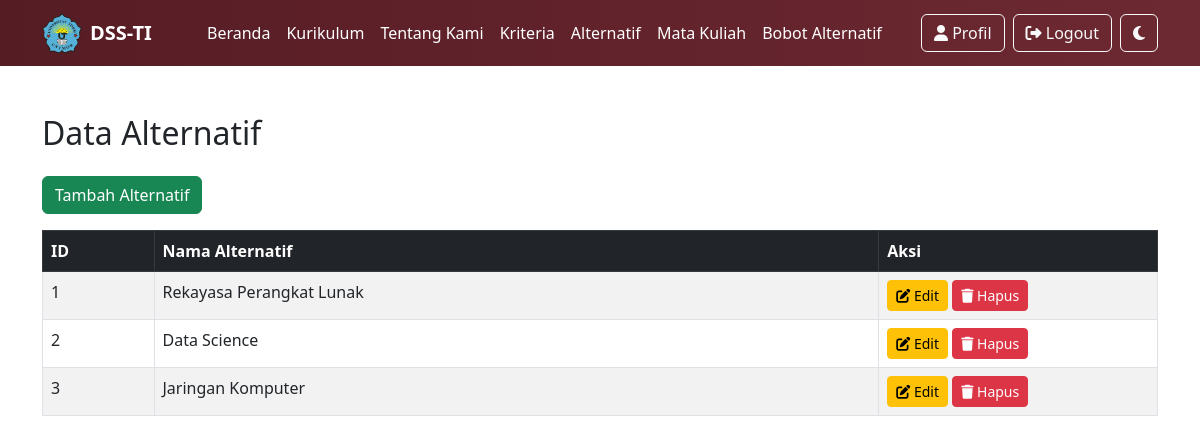
The page /alternatif.php (signed in) on the database its author committed.
### tables this page shows
CREATE TABLE `alternatif` (
  `id_alternatif` int(11) NOT NULL,
  `nama` varchar(255) NOT NULL,
  `deskripsi` text DEFAULT NULL,
  `created_at` timestamp NOT NULL DEFAULT current_timestamp()
);

### alternatif.php (the view, shortened to what this page needs)
<?php
include 'koneksi.php';
$edit_mode = false;
$alternatif = mysqli_query($conn, "SELECT * FROM alternatif ORDER BY id_alternatif ASC");
$userLoggedIn = isset($_SESSION['user_logged_in']) && $_SESSION['user_logged_in'] == true;
$themeClass = isset($_SESSION['theme']) && $_SESSION['theme'] == 'dark' ? 'bg-dark text-light dark-mode' : '';
?>
<!DOCTYPE html>
<html lang="id">
<head>
    <link href="https://cdn.jsdelivr.net/npm/bootstrap@5.3.0/dist/css/bootstrap.min.css" rel="stylesheet">
    <link rel="stylesheet" href="https://cdnjs.cloudflare.com/ajax/libs/font-awesome/6.4.2/css/all.min.css">
</head>
<body class="<?= $themeClass ?>">
<nav class="navbar navbar-expand-lg navbar-light bg-light">
    <div class="container">
        <a class="navbar-brand text-white fw-bold d-flex align-items-center" href="#">
            <img src="logo.png" width="40" height="40"> <span class="ms-2">DSS-TI</span>
        </a>
        <div class="collapse navbar-collapse" id="navbarNav">
            <ul class="navbar-nav mx-auto">
                <li class="nav-item"><a class="nav-link text-white" href="index.php">Beranda</a></li>
                <li class="nav-item"><a class="nav-link text-white" href="kurikulum.php">Kurikulum</a></li>
                <li class="nav-item"><a class="nav-link text-white" href="about.php">Tentang Kami</a></li>
                <?php if ($_SESSION['role'] === 'admin'): ?>
                    <li class="nav-item"><a class="nav-link text-white" href="kriteria.php">Kriteria</a></li>
                    <li class="nav-item"><a class="nav-link text-white" href="alternatif.php">Alternatif</a></li>
                    <li class="nav-item"><a class="nav-link text-white" href="matakuliah.php">Mata Kuliah</a></li>
                    <li class="nav-item"><a class="nav-link text-white" href="kri.php">Bobot Alternatif</a></li>
                <?php endif; ?>
            </ul>
            <ul class="navbar-nav">
                <?php if ($userLoggedIn): ?>
                    <li class="nav-item">
                        <button class="btn btn-outline-light me-2" data-bs-toggle="modal" data-bs-target="#userProfileModal">
                            <i class="fas fa-user"></i> Profil
                        </button>
                    </li>
                    <li class="nav-item"><a class="btn btn-outline-light me-2" href="proses_logout.php"><i class="fas fa-sign-out-alt"></i> Logout</a></li>
                <?php else: ?>
                    <li class="nav-item"><a class="btn btn-outline-light me-2" href="Login.php"><i class="fas fa-sign-in-alt"></i> Login</a></li>
                    <li class="nav-item"><a class="btn btn-outline-light me-2" href="Register.php"><i class="fas fa-user-plus"></i> Register</a></li>
                <?php endif; ?>
                <li class="nav-item">
                    <form method="POST"><button class="btn btn-outline-light" name="theme-toggle"><i class="fas fa-moon"></i></button></form>
                </li>
            </ul>
        </div>
    </div>
</nav>
<div class="container mt-5">
    <h2 class="mb-4">Data Alternatif</h2>
    <button class="btn btn-success mb-3" onclick="toggleForm()" id="toggleButton">
        <?= $edit_mode ? 'Sembunyikan Form' : 'Tambah Alternatif' ?>
    </button>
    <table class="table table-bordered table-striped <?= $themeClass ? 'table-dark' : '' ?>">
        <thead class="table-dark">
            <tr>
                <th width="10%">ID</th>
                <th>Nama Alternatif</th>
                <th width="25%">Aksi</th>
            </tr>
        </thead>
        <tbody>
            <?php while ($row = mysqli_fetch_assoc($alternatif)): ?>
                <tr>
                    <td><?= $row['id_alternatif'] ?></td>
                    <td><?= htmlspecialchars($row['nama']) ?></td>
                    <td>
                        <a href="alternatif.php?edit=<?= $row['id_alternatif'] ?>" class="btn btn-sm btn-warning"><i class="fas fa-edit"></i> Edit</a>
                        <a href="alternatif.php?hapus=<?= $row['id_alternatif'] ?>" class="btn btn-sm btn-danger" onclick="return confirm('Yakin ingin menghapus?')"><i class="fas fa-trash"></i> Hapus</a>
                    </td>
                </tr>
            <?php endwhile; ?>
        </tbody>
    </table>
</div>
</body>
</html>

### alternatif.php (style rules this page uses)
.navbar { background: linear-gradient(to right, #561C24, #6D2932); }

### rows shown on the page
alternatif: id_alternatif "1", nama "Rekayasa Perangkat Lunak"
alternatif: id_alternatif "2", nama "Data Science"
alternatif: id_alternatif "3", nama "Jaringan Komputer"
